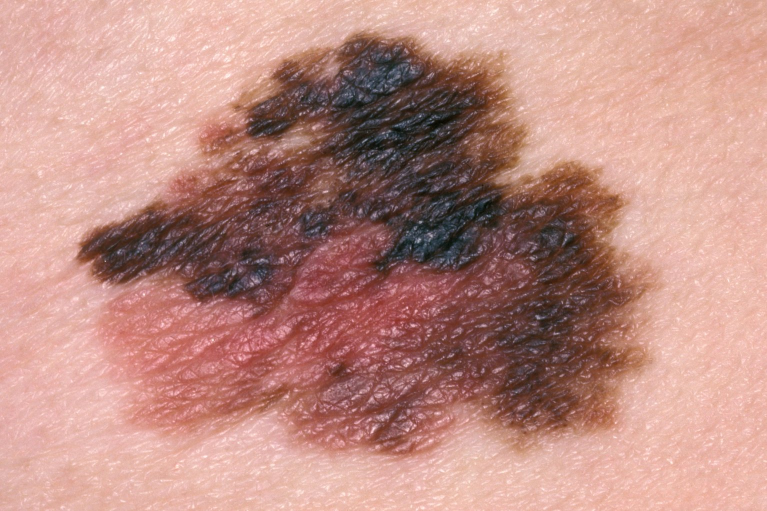
#> input picture input_images/sample.jpg, 1534 x 1022 px (shown at 1/2 size); its folder holds only this picture in this run
$ python resize_images.py
#> lines starting #> are read from the running program, lines starting #| are printed output that depends on the picture
import cv2
import os

input_folder = "input_images"
output_folder = "processed_images"
os.makedirs(output_folder, exist_ok=True)

for filename in os.listdir(input_folder):
    if filename.lower().endswith('.jpg'):
        img_path = os.path.join(input_folder, filename)
        img = cv2.imread(img_path)
#> img is the input picture: shape (1022, 1534, 3); mean B, G, R 131.2, 140.4, 188.2
        if img is not None:
            img_resized = cv2.resize(img, (224, 224))
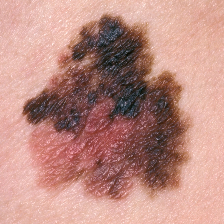
#> img_resized: shape (224, 224, 3); mean B, G, R 131.1, 140.3, 188.1
            out_path = os.path.join(output_folder, filename)
            cv2.imwrite(out_path, img_resized)
            print(f"Processed: {filename}")
        else:
            print(f"Failed to load: {filename}")
